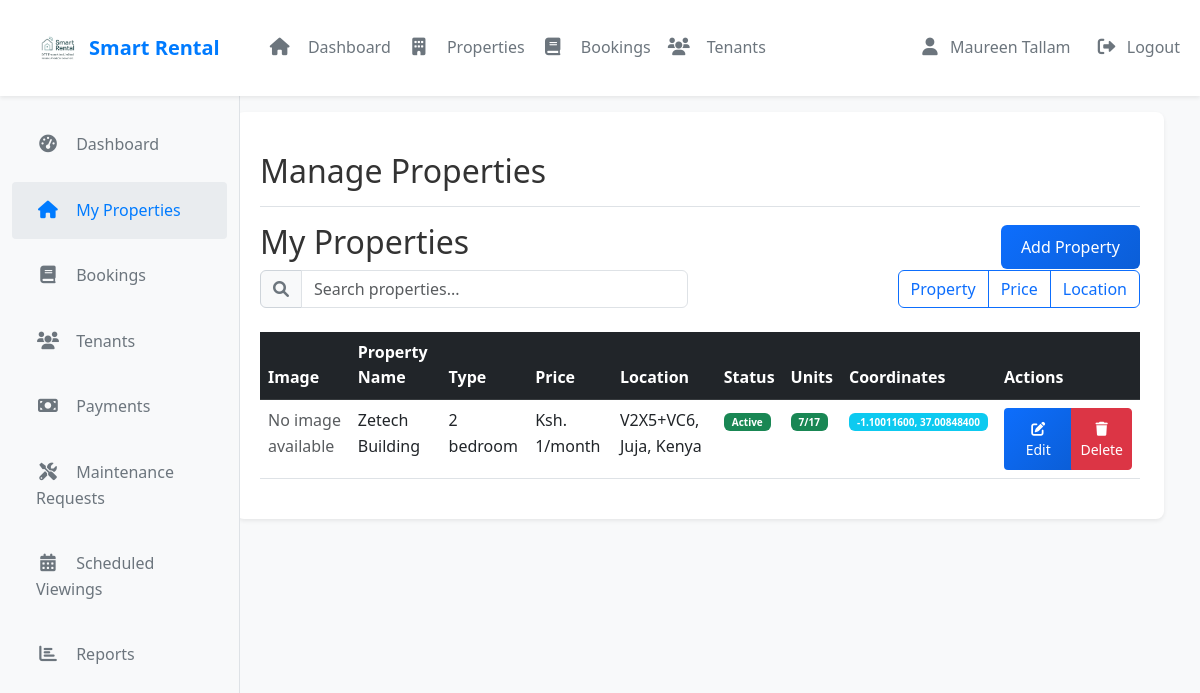
/smart_landlords/properties.php (signed in), run on the app's committed database.
### tables this page shows
CREATE TABLE `houses` (
  `id` int(30) NOT NULL,
  `landlord_id` int(30) NOT NULL,
  `house_no` varchar(50) NOT NULL,
  `category_id` int(30) NOT NULL,
  `description` text NOT NULL,
  `location` varchar(255) DEFAULT NULL,
  `city` varchar(100) DEFAULT NULL,
  `state` varchar(100) DEFAULT NULL,
  `country` varchar(100) DEFAULT NULL,
  `latitude` decimal(10,8) DEFAULT NULL,
  `longitude` decimal(11,8) DEFAULT NULL,
  `price` double NOT NULL,
  `security_deposit` decimal(10,2) DEFAULT NULL,
  `min_rental_period` int(11) DEFAULT 1 COMMENT 'In months',
  `max_rental_period` int(11) DEFAULT 12 COMMENT 'In months',
  `advance_rent_months` int(11) DEFAULT 1 COMMENT 'Number of months rent to pay in advance',
  `payment_cycle` enum('monthly','quarterly','annually') NOT NULL DEFAULT 'monthly',
  `late_fee_percentage` decimal(5,2) DEFAULT 5.00,
  `bedrooms` int(11) DEFAULT 0,
  `bathrooms` int(11) DEFAULT 0,
  `area` decimal(10,2) DEFAULT NULL,
  `image` varchar(255) DEFAULT NULL,
  `main_image` varchar(255) DEFAULT NULL,
  `featured` tinyint(1) DEFAULT 0,
  `status` tinyint(1) DEFAULT 1,
  `created_at` timestamp NOT NULL DEFAULT current_timestamp(),
  `updated_at` timestamp NOT NULL DEFAULT current_timestamp() ON UPDATE current_timestamp(),
  `address` text DEFAULT NULL,
  `total_units` int(11) NOT NULL DEFAULT 1,
  `available_units` int(11) NOT NULL DEFAULT 1
);

CREATE TABLE `categories` (
  `id` int(30) NOT NULL,
  `name` varchar(200) NOT NULL
);

### smart_landlords/properties.php (the view, shortened to what this page needs)
<?php
require_once '../config/db.php';
$stmt = $conn->prepare("SELECT h.*, c.name as category_name
                       FROM houses h
                       LEFT JOIN categories c ON h.category_id = c.id
                       WHERE h.landlord_id = ?");
$stmt->bind_param('i', $_SESSION['user_id']);
$stmt->execute();
$properties = $stmt->get_result()->fetch_all(MYSQLI_ASSOC);
?>
<!DOCTYPE html>
<html lang="en">
<head>
    <link href="https://cdn.jsdelivr.net/npm/bootstrap@5.3.0/dist/css/bootstrap.min.css" rel="stylesheet">
    <link rel="stylesheet" href="https://cdnjs.cloudflare.com/ajax/libs/font-awesome/6.0.0/css/all.min.css">
    <link rel="stylesheet" href="assets/css/style.css">
</head>
<body>
    <?php include('./includes/header.php'); ?>
    <div class="page-wrapper">
        <div class="container-fluid">
            <div class="row">
                <?php include('./includes/sidebar.php'); ?>
                <div class="main-content col-md-9 ms-sm-auto col-lg-10 px-md-4">
                    <div class="container-fluid">
                        <div class="page-content" style="margin-top: 80px;">
                            <div class="d-flex justify-content-between flex-wrap flex-md-nowrap align-items-center pt-3 pb-2 mb-3 border-bottom">
                                <h1 class="h2">Manage Properties</h1>
                            </div>
                <div class="d-flex justify-content-between align-items-center">
                    <h2>My Properties</h2>
                    <a href="add_property.php" class="btn btn-primary">
                        Add Property
                    </a>
                </div>
                <div class="row mb-4">
                    <div class="col-md-6">
                        <div class="input-group">
                            <span class="input-group-text">
                                <i class="fas fa-search"></i>
                            </span>
                            <input type="text" id="searchInput" class="form-control" placeholder="Search properties...">
                        </div>
                    </div>
                    <div class="col-md-6">
                        <div class="btn-group float-end">
                            <button class="btn btn-outline-primary" onclick="sortTable(0)">Property</button>
                            <button class="btn btn-outline-primary" onclick="sortTable(2)">Price</button>
                            <button class="btn btn-outline-primary" onclick="sortTable(3)">Location</button>
                        </div>
                    </div>
                </div>
                <div class="table-responsive">
                    <table class="table table-hover" id="propertiesTable">
                        <thead class="table-dark">
                            <tr>
                                <th>Image</th>
                            <th>Property Name</th>
                            <th>Type</th>
                            <th>Price</th>
                            <th>Location</th>
                            <th>Status</th>
                                <th>Units</th>
                            <th>Coordinates</th>
                                <th>Actions</th>
                            </tr>
                        </thead>
                        <tbody>
                            <?php foreach ($properties as $property): ?>
                            <tr>
                                <td>
                                    <?php
                                    $imagePath = '../uploads/' . $property['main_image'];
                                    if (file_exists($imagePath)) {
                                        echo '<img src="' . htmlspecialchars($imagePath) . '"
                                              alt="' . htmlspecialchars($property['house_no']) . '"
                                              class="property-image"
                                              style="width: 50px; height: 50px; object-fit: cover;">';
                                    } else {
                                        echo '<div class="text-muted">No image available</div>';
                                    }
                                    ?>
                                </td>
                                <td><?php echo htmlspecialchars($property['house_no']); ?></td>
                                <td><?php echo htmlspecialchars($property['category_name']); ?></td>
                                <td>Ksh. <?php echo number_format($property['price']); ?>/month</td>
                                <td><?php echo htmlspecialchars($property['location']); ?></td>
                                <td>
                                    <span class="badge bg-<?php echo $property['status'] ? 'success' : 'danger'; ?>">
                                        <?php echo $property['status'] ? 'Active' : 'Inactive'; ?>
                                    </span>
                                </td>
                                <td>
                                    <span class="badge <?php echo $property['available_units'] > 0 ? 'bg-success' : 'bg-danger'; ?>">
                                        <?php echo htmlspecialchars($property['available_units'] . '/' . $property['total_units']); ?>
                                    </span>
                                </td>
                                <td>
                                    <span class="badge bg-info">
                                        <?php echo htmlspecialchars($property['latitude'] . ', ' . $property['longitude']); ?>
                                    </span>
                                </td>
                                <td>
                                    <div class="btn-group">
                                        <button class="btn btn-sm btn-primary" onclick="editProperty(<?php echo $property['id']; ?>)">
                                            <i class="fas fa-edit"></i> Edit
                                        </button>
                                        <button class="btn btn-sm btn-danger" data-bs-toggle="modal" data-bs-target="#deletePropertyModal" data-property-id="<?php echo $property['id']; ?>" data-property-name="<?php echo htmlspecialchars($property['house_no']); ?>">
                                            <i class="fas fa-trash"></i> Delete
                                        </button>
                                    </div>
                                </td>
                            </tr>
                            <?php endforeach; ?>
                        </tbody>
                    </table>
                </div>
            </div>
        </div>
    </div>
</body>
</html>

### smart_landlords/assets/css/style.css (style rules this page uses)
body { font-family: 'Segoe UI', Tahoma, Geneva, Verdana, sans-serif; line-height: 1.6; color: #333; }
.main-content { padding: 2rem; margin-left: 240px; min-height: calc(100vh - 4rem); background-color: #f8f9fa; }
.page-content { padding: 1.5rem; background-color: white; border-radius: 0.5rem; box-shadow: 0 0.125rem 0.25rem rgba(0,0,0,0.075); }
.page-wrapper { min-height: 100vh; display: flex; flex-direction: column; }

### smart_landlords/properties.php (style rules this page uses)
.input-group-text { background: #f8f9fa; border-color: #ced4da; color: #6c757d; }
.btn-primary { background: linear-gradient(135deg, #0d6efd 0%, #0b5ed7 100%); border: none; padding: 10px 20px; font-weight: 500; }
.badge { font-size: 10px; padding: 4px 8px; }

### data on the page
houses: shows "No image available", house_no "Zetech Building", category.name "2 bedroom", price "1", location "V2X5+VC6, Juja, Kenya", status "Active", available_units+total_units "7/17", latitude+longitude "-1.10011600, 37.00848400"

### other printed values
$_SESSION['user_name'] "Maureen Tallam"
